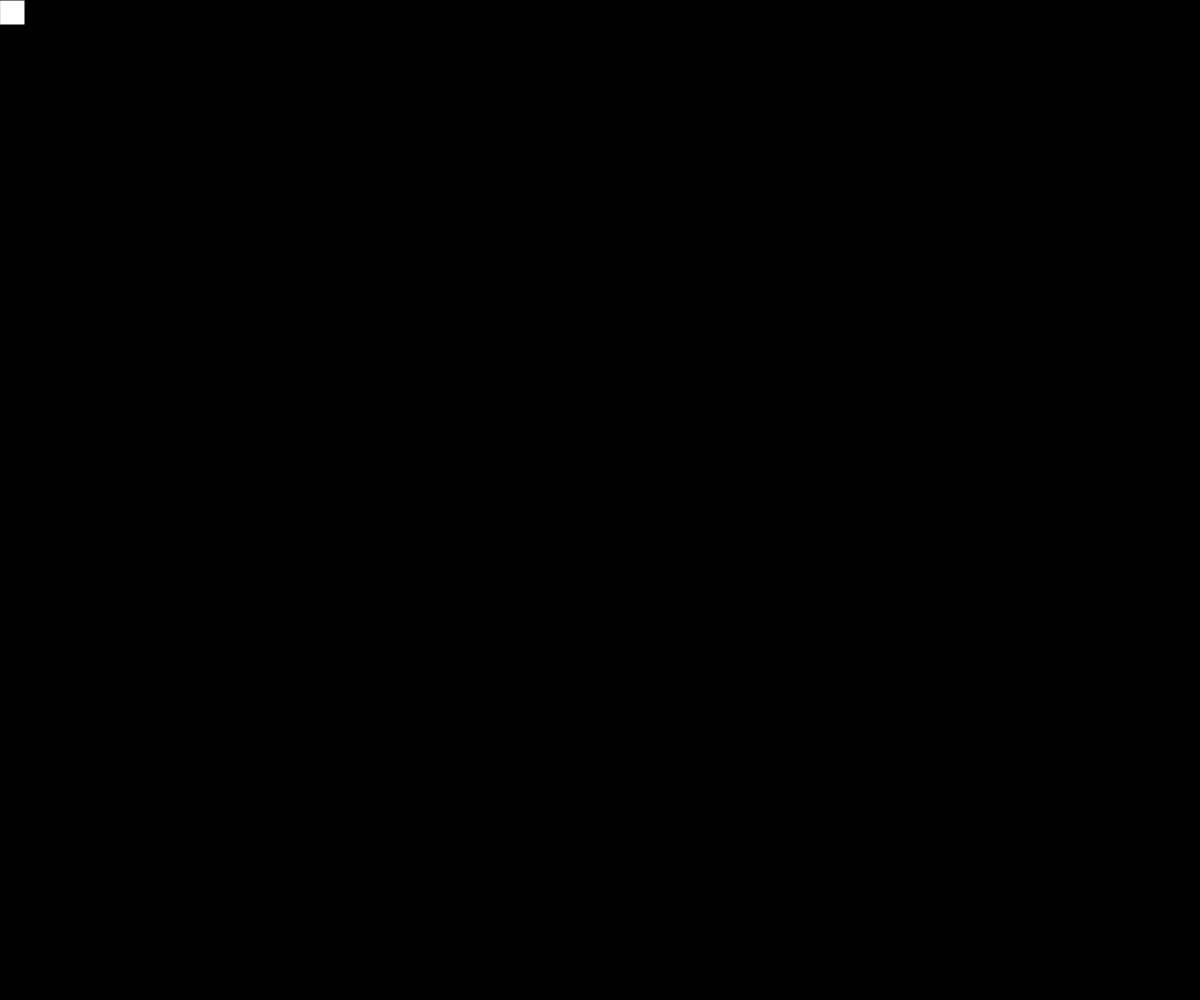
Frame 1 (no input)
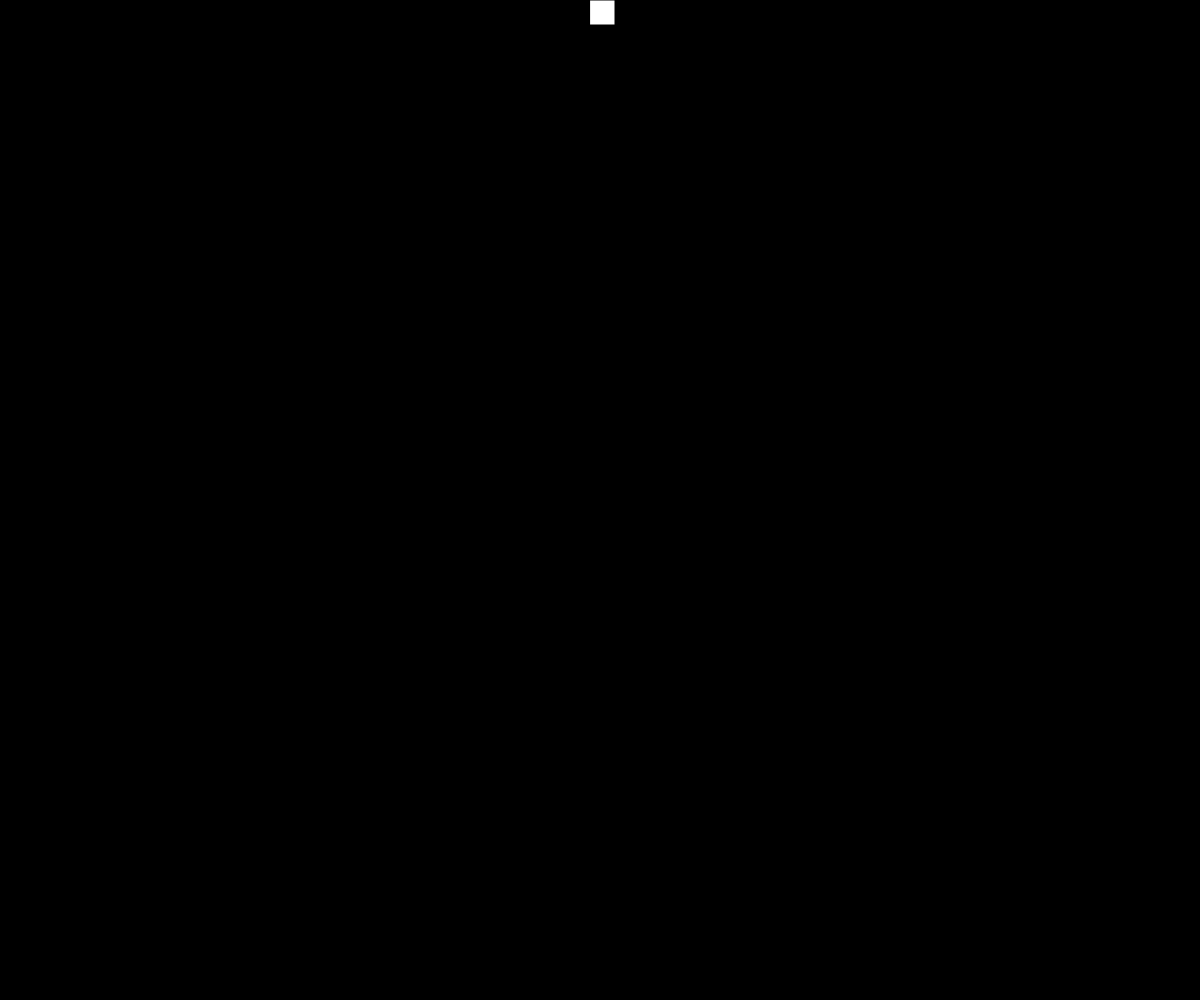
Frame 60 (no input)
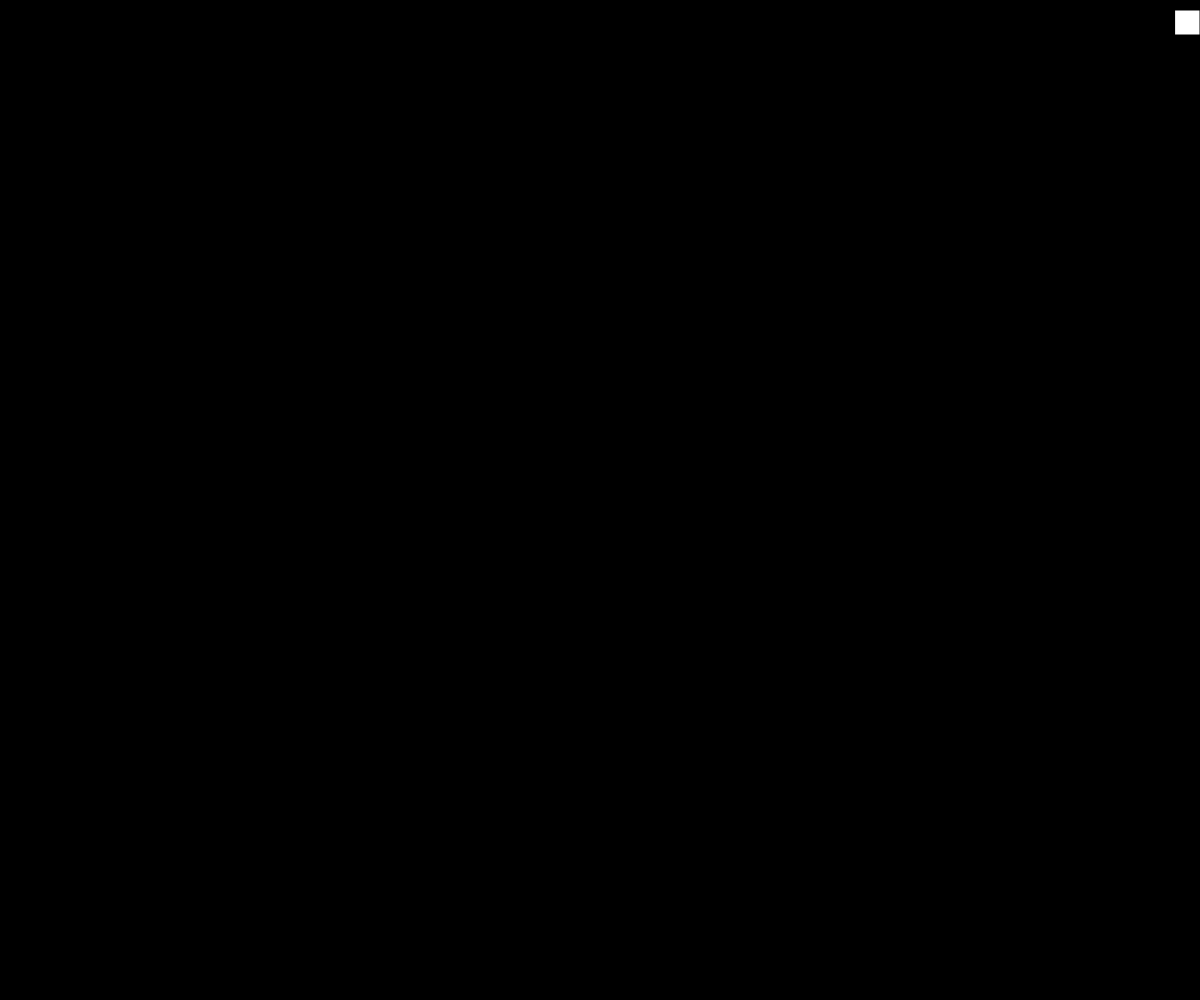
Frame 120 (the mouse pressed at the canvas centre since frame 60)

The p5.js sketch that drew these frames (run headless with seeded random() and noise() and a simulated clock; from frame 60 on, the mouse is pressed at the canvas centre):

// p5.js sketch
// ── sketch.js
// Project Title
// Your Name
// Date
//
// Extra for Experts:
// - describe what you did to take this project "above and beyond"


function setup() {
  createCanvas(windowWidth, windowHeight);
}

function draw() {
  background(0);
  drawRect();
  moveRect();
  rectFunk();
}

let rectX = 0;
let rectY = 0;
let rectH = 25;
let rectW = 25;
function drawRect(){
  
  rect(rectX, rectY, rectH, rectW);

}



let rectSpeed = 10;
let currentRectState = 0;
function moveRect(){
  rectState();
  if (currentRectState === 0){
    rectX += rectSpeed;
  }
  if (currentRectState === 1){
    rectY += rectSpeed;
  }
  if (currentRectState === 2){
    rectX -= rectSpeed;
  }
  if (currentRectState === 3){
    rectY -= rectSpeed;
  }
}

function rectState(){
  if (rectX >= width - rectH && rectY <= height*0){
    currentRectState = 1;
    rectX = width - rectH;
  }
  else if (rectX >= width - rectH && rectY >= height - rectH){
    currentRectState = 2;
    rectY = height - rectH;
    

  }
  else if (rectX <= 0 && rectY >= height - rectH){
    currentRectState = 3;
    
    
  }
  else if (rectX <= 0 && rectY <= 0){
    currentRectState = 0;
    rectX = 0;
    rectY = 0;
  }


}

function rectFunk(){
  if (keyIsDown(65)){
     rectH -= 5;
     rectW -= 5;
     if (rectH <= 5 && rectW <= 5){
      rectH = 5;
      rectW = 5;
     }
  }
  if (keyIsDown(68)){
    rectH += 5;
    rectW += 5;
    if (rectH >= 50 && rectW >= 50){
     rectH = 50;
     rectW = 50;
    }
 }

 if (keyIsDown(87)){
  rectSpeed += 1;
 }

}
